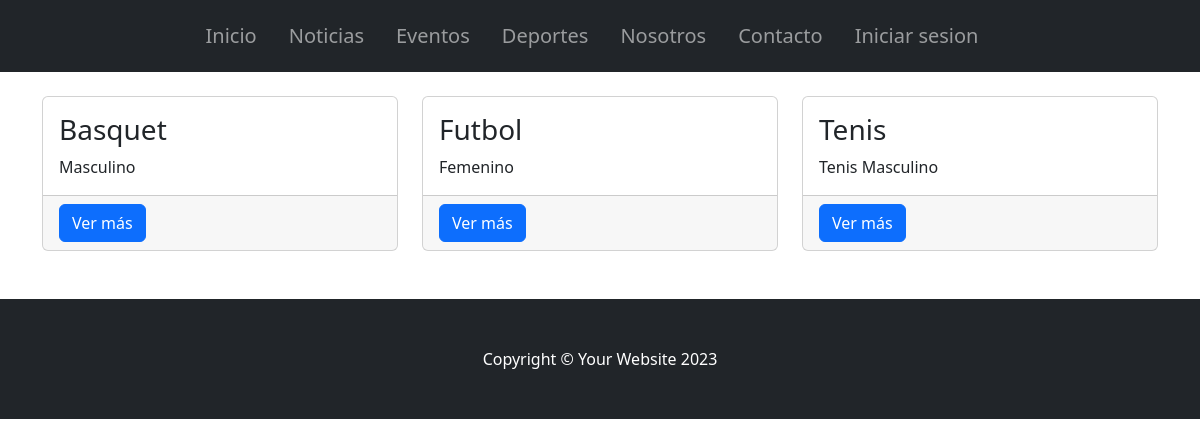
/AppClub/listarDeportes/, run on an earlier commit of the app's database.
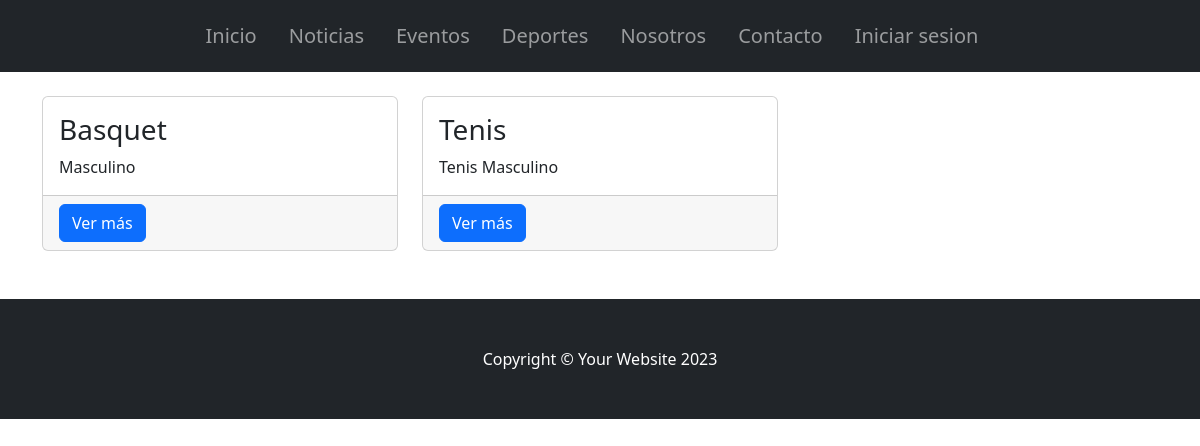
And on a later commit of the database.
### AppClub/models.py (models this page shows, shortened)
class Deporte(models.Model):
    nombre = models.CharField(max_length=60)
    descripcion = models.CharField(max_length=60)
    categoria = models.CharField(max_length=60)

### AppClub/views.py (the view)
# urls.py: path("listarDeportes/", DeporteList.as_view(), name="listarDeportes"),
class DeporteList(ListView):
    model = Deporte
    template_name = "deporte_list.html"
    context_object_name = "deportes"

### AppClub/templates/deporte_list.html (shortened to what this page needs)
{% extends 'padre.html' %}
{% block ContenidoQueCambia %}
<div class="container mt-4 mb-4">
    <div class="row">
        {% for deporte in deportes %}
            <div class="col-lg-4 col-md-6 mb-4">
                <div class="card h-100">
                    <div class="card-body">
                        <h3 class="card-title">{{ deporte.nombre }}</h3>
                        <p class="card-text">{{ deporte.categoria }}</p>
                    </div>
                    <div class="card-footer d-flex justify-content-between">
                        <a class="btn btn-primary btn-block" href="{% url 'detallarDeportes' pk=deporte.pk %}">Ver más</a>
                    </div>
                </div>
            </div>
        {% empty %}
            <p>No hay deportes disponibles.</p>
        {% endfor %}
    </div>
</div>
{% endblock ContenidoQueCambia %}

What changed in the data, as far as the page shows it:
removed Deporte: nombre "Futbol", categoria "Femenino"
